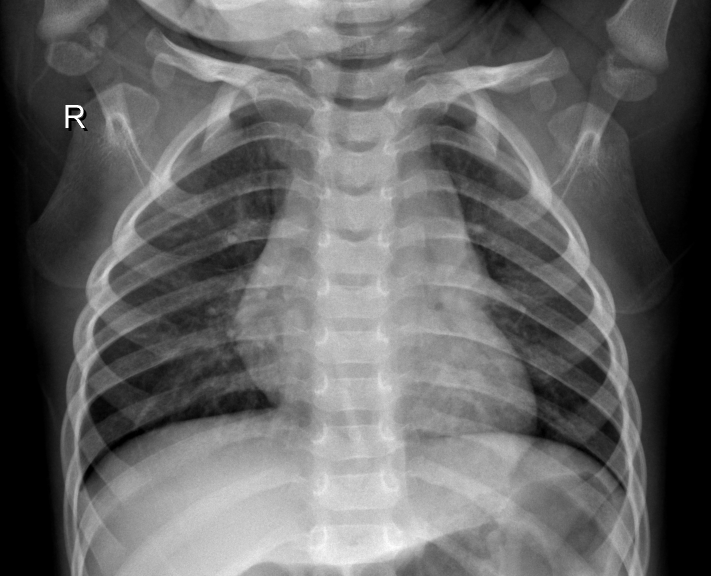
#> input picture train/NORMAL/IM-0117-0001.jpeg, 1422 x 1152 px (shown at 1/2 size); its folder holds only this picture in this run
$ python cv.py
#> lines starting #> are read from the running program, lines starting #| are printed output that depends on the picture
# Folders to process
sets = ['train', 'val', 'test']
classes = {'NORMAL': 0, 'PNEUMONIA': 1}

# Mouse callback state
ix, iy = -1, -1
import cv2
import os
import numpy as np
from sklearn.svm import SVC
from sklearn.metrics import accuracy_score, classification_report

# Parameters
max_images_per_class = 10  # Change as needed
img_size = (64, 64)  # Resize for feature extraction

train_dir = 'train'
classes = {'NORMAL': 0, 'PNEUMONIA': 1}

features = []
labels = []

for label_name, class_id in classes.items():
    image_dir = os.path.join(train_dir, label_name)
    count = 0
    for fname in os.listdir(image_dir):
        if count >= max_images_per_class:
            break
        if fname.lower().endswith(('.jpeg', '.jpg', '.png')):
            img_path = os.path.join(image_dir, fname)
            img = cv2.imread(img_path, cv2.IMREAD_GRAYSCALE)
#> img is the input picture: shape (1152, 1422); min 0, max 255, mean 100.7
            if img is None:
                print(f"Failed to load {img_path}")
                continue
            img = cv2.resize(img, img_size)
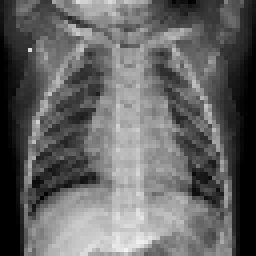
#> img: shape (64, 64) (shown 4 times larger); min 0, max 242, mean 100.5
            # Simple features: flatten pixel values
            feat = img.flatten()
#> feat = 4096 values, max 242 at index 3999, min 0 at index 47, mean 100.5
            features.append(feat)
            labels.append(class_id)
            count += 1
#> pass 2 of the loop `for label_name, class_id in classes.items():`:
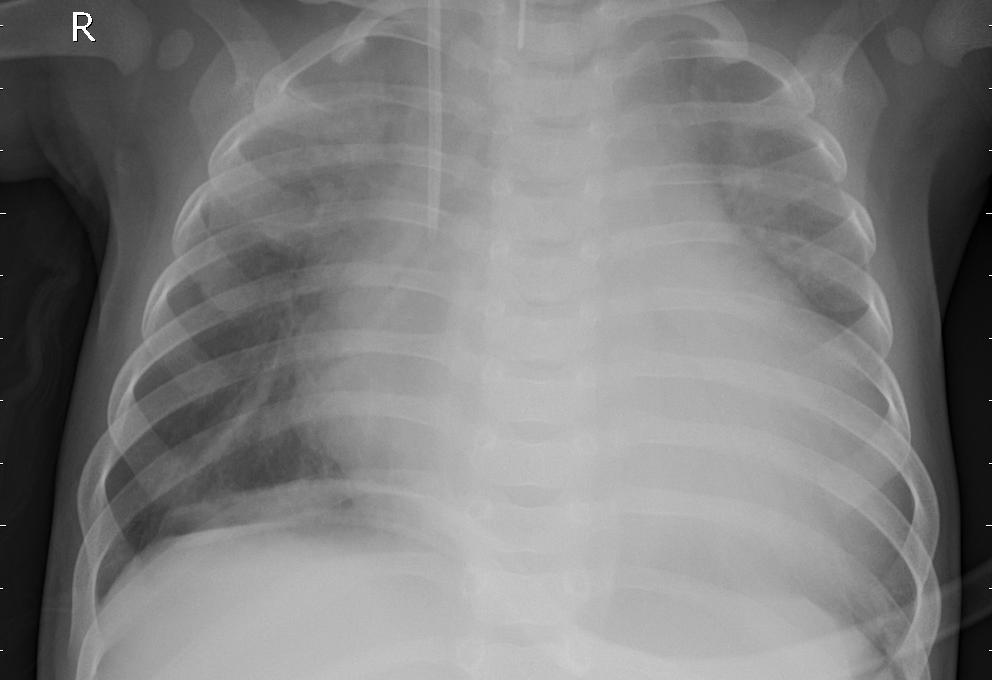
#> input picture train/PNEUMONIA/person1012_bacteria_2943.jpeg, 992 x 680 px
#> img is the input picture: shape (680, 992); min 0, max 255, mean 126
#> `img = cv2.resize(img, img_size)`:
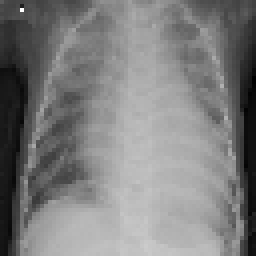
#> img: shape (64, 64) (shown 4 times larger); min 0, max 255, mean 125.9
#> feat = 4096 values, max 255 at index 133, min 0 at index 1279, mean 125.9

features = np.array(features)
labels = np.array(labels)

# Train/test split (simple)
from sklearn.model_selection import train_test_split
#> (the run stopped early here; a loop or call above may not have finished)
